Frame 1 (no input): blank canvas, image omitted
Frame 60 (no input): blank canvas, image omitted
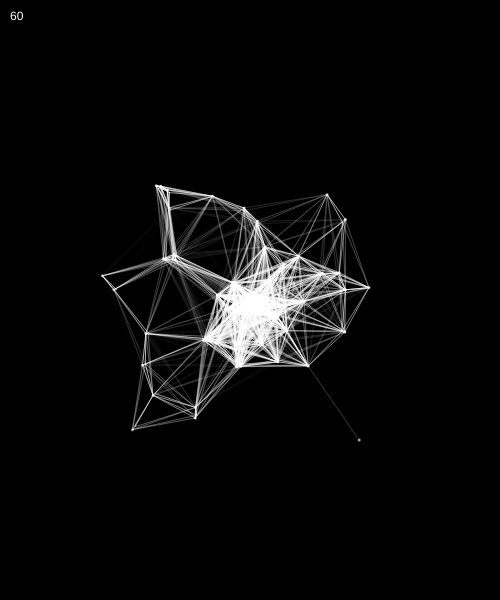
Frame 120 (the mouse pressed at the canvas centre since frame 60)

The p5.js sketch whose frames 1 and 60 were blank and that drew this single picture after the mouse press (run headless with seeded random() and noise() and a simulated clock; from frame 60 on, the mouse is pressed at the canvas centre):

// p5.js sketch
// ── sketch.js
// IMA | NYU Shanghai
// MOQN
// Oct 5 2019


let NUM_OF_CIRCLES = 500;
let balls = [];

function setup() {
  createCanvas(500, 600);
}

function draw() {
  background(0);

  if (mouseIsPressed) {
    balls.push( new Ball(mouseX, mouseY, 3) );
  }

  for (let i=0; i<balls.length; i++) {
    let b = balls[i];
    b.move();
    for (let j=0; j<balls.length; j++) {
      if (i != j) {
        otherB = balls[j];
        b.connectLine(otherB);
      }
    }
    b.display();
    b.updateLifespan();
    b.checkOutOfCanvas();
  }

  for (let i = balls.length-1; i >= 0; i--) {
    let b = balls[i];
    if (b.isDone) {
      balls.splice(i, 1);
    }
  }

  fill(255);
  text(balls.length, 10, 20);
}



class Ball {
  constructor(x, y, dia) {
    this.x = x;
    this.y = y;
    this.dia = dia;
    this.xSpd = random(-3, 3);
    this.ySpd = random(-3, 3);

    this.isDone = false;
    this.lifespan = 1.0; // 100%
    this.lifeReduction = random(0.005, 0.010);
  }
  updateLifespan() {
    if (this.lifespan > 0) {
      this.lifespan -= this.lifeReduction;
    } else {
      this.lifespan = 0;
      this.isDone = true;
    }
  }
  move() {
    this.x += this.xSpd;
    this.y += this.ySpd;
  }
  checkOutOfCanvas() {
    if (this.x < 0 || this.x > width) {
      this.isDone = true;
    }
    if (this.y < 0 || this.y > height) {
      this.isDone = true;
    }
  }
  display() {
    noStroke();
    fill(255, 255 * this.lifespan);
    ellipse(this.x, this.y, this.dia, this.dia);
  }
  connectLine(other) {
    let distance = dist(this.x, this.y, other.x, other.y);
    if (distance < 100) { // 100 is arbitrary
      // ***
      let alpha = map(distance, 0, 100, 255, 0);
      stroke(255, alpha);
      line(this.x, this.y, other.x, other.y);
    }
  }
}
